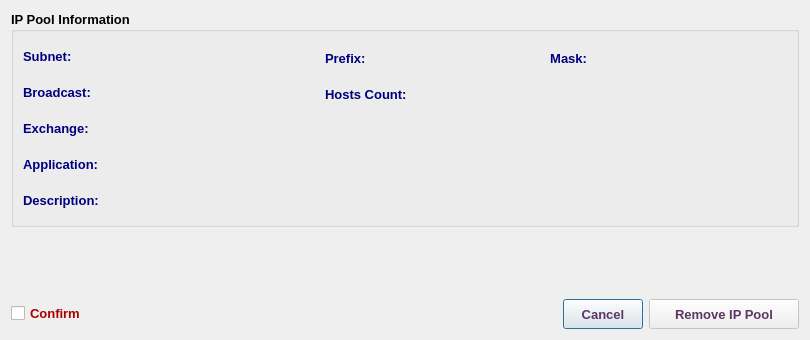
<?xml version="1.0" encoding="UTF-8"?>
<ui version="4.0">
 <class>RemoveIpV4PoolDialog</class>
 <widget class="QDialog" name="RemoveIpV4PoolDialog">
  <property name="geometry">
   <rect>
    <x>0</x>
    <y>0</y>
    <width>810</width>
    <height>340</height>
   </rect>
  </property>
  <property name="minimumSize">
   <size>
    <width>810</width>
    <height>340</height>
   </size>
  </property>
  <property name="maximumSize">
   <size>
    <width>811</width>
    <height>341</height>
   </size>
  </property>
  <property name="font">
   <font>
    <family>Tahoma</family>
    <pointsize>10</pointsize>
   </font>
  </property>
  <property name="windowTitle">
   <string>Remove IP pool</string>
  </property>
  <property name="windowIcon">
   <iconset resource="../../../../../image.qrc">
    <normaloff>:/Image/remove.png</normaloff>:/Image/remove.png</iconset>
  </property>
  <layout class="QVBoxLayout" name="verticalLayout">
   <item>
    <widget class="QGroupBox" name="ipGB">
     <property name="font">
      <font>
       <family>Tahoma</family>
       <pointsize>10</pointsize>
       <weight>75</weight>
       <bold>true</bold>
      </font>
     </property>
     <property name="title">
      <string>IP Pool Information</string>
     </property>
     <layout class="QVBoxLayout" name="verticalLayout_2">
      <item>
       <layout class="QHBoxLayout" name="horizontalLayout_13">
        <item>
         <widget class="QLabel" name="label_7">
          <property name="minimumSize">
           <size>
            <width>110</width>
            <height>30</height>
           </size>
          </property>
          <property name="maximumSize">
           <size>
            <width>110</width>
            <height>30</height>
           </size>
          </property>
          <property name="font">
           <font>
            <family>Tahoma</family>
            <pointsize>10</pointsize>
            <weight>75</weight>
            <bold>true</bold>
           </font>
          </property>
          <property name="styleSheet">
           <string notr="true">color: rgb(0, 0, 127);</string>
          </property>
          <property name="text">
           <string>Subnet:</string>
          </property>
         </widget>
        </item>
        <item>
         <widget class="QLabel" name="subnetLbl">
          <property name="minimumSize">
           <size>
            <width>180</width>
            <height>30</height>
           </size>
          </property>
          <property name="maximumSize">
           <size>
            <width>180</width>
            <height>25</height>
           </size>
          </property>
          <property name="font">
           <font>
            <family>Tahoma</family>
            <pointsize>10</pointsize>
            <weight>75</weight>
            <bold>true</bold>
           </font>
          </property>
          <property name="styleSheet">
           <string notr="true">color: rgb(85, 0, 127);</string>
          </property>
          <property name="text">
           <string/>
          </property>
         </widget>
        </item>
        <item>
         <widget class="QLabel" name="label_10">
          <property name="minimumSize">
           <size>
            <width>80</width>
            <height>30</height>
           </size>
          </property>
          <property name="maximumSize">
           <size>
            <width>80</width>
            <height>25</height>
           </size>
          </property>
          <property name="font">
           <font>
            <family>Tahoma</family>
            <pointsize>10</pointsize>
            <weight>75</weight>
            <bold>true</bold>
           </font>
          </property>
          <property name="styleSheet">
           <string notr="true">color: rgb(0, 0, 127);</string>
          </property>
          <property name="text">
           <string>Prefix:</string>
          </property>
          <property name="alignment">
           <set>Qt::AlignLeading|Qt::AlignLeft|Qt::AlignVCenter</set>
          </property>
         </widget>
        </item>
        <item>
         <widget class="QLabel" name="prefixLbl">
          <property name="minimumSize">
           <size>
            <width>50</width>
            <height>25</height>
           </size>
          </property>
          <property name="maximumSize">
           <size>
            <width>50</width>
            <height>25</height>
           </size>
          </property>
          <property name="font">
           <font>
            <family>Tahoma</family>
            <pointsize>10</pointsize>
            <weight>75</weight>
            <bold>true</bold>
           </font>
          </property>
          <property name="styleSheet">
           <string notr="true">color: rgb(85, 0, 127);</string>
          </property>
          <property name="text">
           <string/>
          </property>
          <property name="wordWrap">
           <bool>true</bool>
          </property>
         </widget>
        </item>
        <item>
         <widget class="QLabel" name="label_9">
          <property name="minimumSize">
           <size>
            <width>120</width>
            <height>30</height>
           </size>
          </property>
          <property name="maximumSize">
           <size>
            <width>120</width>
            <height>25</height>
           </size>
          </property>
          <property name="font">
           <font>
            <family>Tahoma</family>
            <pointsize>10</pointsize>
            <weight>75</weight>
            <bold>true</bold>
           </font>
          </property>
          <property name="styleSheet">
           <string notr="true">color: rgb(0, 0, 127);</string>
          </property>
          <property name="text">
           <string>Mask:</string>
          </property>
          <property name="alignment">
           <set>Qt::AlignRight|Qt::AlignTrailing|Qt::AlignVCenter</set>
          </property>
         </widget>
        </item>
        <item>
         <widget class="QLabel" name="maskLbl">
          <property name="minimumSize">
           <size>
            <width>180</width>
            <height>30</height>
           </size>
          </property>
          <property name="maximumSize">
           <size>
            <width>180</width>
            <height>25</height>
           </size>
          </property>
          <property name="font">
           <font>
            <family>Tahoma</family>
            <pointsize>10</pointsize>
            <weight>75</weight>
            <bold>true</bold>
           </font>
          </property>
          <property name="styleSheet">
           <string notr="true">color: rgb(85, 0, 127);</string>
          </property>
          <property name="text">
           <string/>
          </property>
          <property name="wordWrap">
           <bool>true</bool>
          </property>
         </widget>
        </item>
        <item>
         <spacer name="horizontalSpacer_6">
          <property name="font">
           <font>
            <family>Tahoma</family>
            <pointsize>10</pointsize>
           </font>
          </property>
          <property name="orientation">
           <enum>Qt::Horizontal</enum>
          </property>
          <property name="sizeHint" stdset="0">
           <size>
            <width>40</width>
            <height>20</height>
           </size>
          </property>
         </spacer>
        </item>
       </layout>
      </item>
      <item>
       <layout class="QHBoxLayout" name="horizontalLayout_12">
        <item>
         <widget class="QLabel" name="label_11">
          <property name="minimumSize">
           <size>
            <width>110</width>
            <height>30</height>
           </size>
          </property>
          <property name="maximumSize">
           <size>
            <width>110</width>
            <height>30</height>
           </size>
          </property>
          <property name="font">
           <font>
            <family>Tahoma</family>
            <pointsize>10</pointsize>
            <weight>75</weight>
            <bold>true</bold>
           </font>
          </property>
          <property name="styleSheet">
           <string notr="true">color: rgb(0, 0, 127);</string>
          </property>
          <property name="text">
           <string>Broadcast:</string>
          </property>
         </widget>
        </item>
        <item>
         <widget class="QLabel" name="bcLbl">
          <property name="sizePolicy">
           <sizepolicy hsizetype="Expanding" vsizetype="Preferred">
            <horstretch>0</horstretch>
            <verstretch>0</verstretch>
           </sizepolicy>
          </property>
          <property name="minimumSize">
           <size>
            <width>180</width>
            <height>30</height>
           </size>
          </property>
          <property name="maximumSize">
           <size>
            <width>500</width>
            <height>25</height>
           </size>
          </property>
          <property name="font">
           <font>
            <family>Tahoma</family>
            <pointsize>10</pointsize>
            <weight>75</weight>
            <bold>true</bold>
           </font>
          </property>
          <property name="styleSheet">
           <string notr="true">color: rgb(85, 0, 127);</string>
          </property>
          <property name="text">
           <string/>
          </property>
          <property name="wordWrap">
           <bool>true</bool>
          </property>
         </widget>
        </item>
        <item>
         <widget class="QLabel" name="label_12">
          <property name="minimumSize">
           <size>
            <width>130</width>
            <height>30</height>
           </size>
          </property>
          <property name="maximumSize">
           <size>
            <width>130</width>
            <height>25</height>
           </size>
          </property>
          <property name="font">
           <font>
            <family>Tahoma</family>
            <pointsize>10</pointsize>
            <weight>75</weight>
            <bold>true</bold>
           </font>
          </property>
          <property name="styleSheet">
           <string notr="true">color: rgb(0, 0, 127);</string>
          </property>
          <property name="text">
           <string>Hosts Count:  </string>
          </property>
          <property name="alignment">
           <set>Qt::AlignLeading|Qt::AlignLeft|Qt::AlignVCenter</set>
          </property>
         </widget>
        </item>
        <item>
         <widget class="QLabel" name="hostLbl">
          <property name="minimumSize">
           <size>
            <width>150</width>
            <height>30</height>
           </size>
          </property>
          <property name="maximumSize">
           <size>
            <width>150</width>
            <height>25</height>
           </size>
          </property>
          <property name="font">
           <font>
            <family>Tahoma</family>
            <pointsize>10</pointsize>
            <weight>75</weight>
            <bold>true</bold>
           </font>
          </property>
          <property name="styleSheet">
           <string notr="true">color: rgb(85, 0, 127);</string>
          </property>
          <property name="text">
           <string/>
          </property>
          <property name="wordWrap">
           <bool>true</bool>
          </property>
         </widget>
        </item>
        <item>
         <spacer name="horizontalSpacer_2">
          <property name="orientation">
           <enum>Qt::Horizontal</enum>
          </property>
          <property name="sizeHint" stdset="0">
           <size>
            <width>40</width>
            <height>20</height>
           </size>
          </property>
         </spacer>
        </item>
       </layout>
      </item>
      <item>
       <layout class="QHBoxLayout" name="horizontalLayout_6">
        <item>
         <widget class="QLabel" name="label_4">
          <property name="minimumSize">
           <size>
            <width>110</width>
            <height>30</height>
           </size>
          </property>
          <property name="maximumSize">
           <size>
            <width>110</width>
            <height>30</height>
           </size>
          </property>
          <property name="font">
           <font>
            <family>Tahoma</family>
            <pointsize>10</pointsize>
            <weight>75</weight>
            <bold>true</bold>
           </font>
          </property>
          <property name="styleSheet">
           <string notr="true">color: rgb(0, 0, 127);</string>
          </property>
          <property name="text">
           <string>Exchange:</string>
          </property>
         </widget>
        </item>
        <item>
         <widget class="QLabel" name="abbrLbl">
          <property name="minimumSize">
           <size>
            <width>500</width>
            <height>30</height>
           </size>
          </property>
          <property name="maximumSize">
           <size>
            <width>8000</width>
            <height>30</height>
           </size>
          </property>
          <property name="font">
           <font>
            <family>Tahoma</family>
            <pointsize>10</pointsize>
            <weight>75</weight>
            <bold>true</bold>
           </font>
          </property>
          <property name="styleSheet">
           <string notr="true">color: rgb(85, 0, 127);</string>
          </property>
          <property name="text">
           <string/>
          </property>
          <property name="alignment">
           <set>Qt::AlignLeading|Qt::AlignLeft|Qt::AlignVCenter</set>
          </property>
          <property name="wordWrap">
           <bool>true</bool>
          </property>
         </widget>
        </item>
       </layout>
      </item>
      <item>
       <layout class="QHBoxLayout" name="horizontalLayout_8">
        <item>
         <widget class="QLabel" name="label_6">
          <property name="minimumSize">
           <size>
            <width>110</width>
            <height>30</height>
           </size>
          </property>
          <property name="maximumSize">
           <size>
            <width>110</width>
            <height>30</height>
           </size>
          </property>
          <property name="font">
           <font>
            <family>Tahoma</family>
            <pointsize>10</pointsize>
            <weight>75</weight>
            <bold>true</bold>
           </font>
          </property>
          <property name="styleSheet">
           <string notr="true">color: rgb(0, 0, 127);</string>
          </property>
          <property name="text">
           <string>Application:</string>
          </property>
         </widget>
        </item>
        <item>
         <widget class="QLabel" name="appLbl">
          <property name="minimumSize">
           <size>
            <width>500</width>
            <height>30</height>
           </size>
          </property>
          <property name="maximumSize">
           <size>
            <width>8000</width>
            <height>30</height>
           </size>
          </property>
          <property name="font">
           <font>
            <family>Tahoma</family>
            <pointsize>10</pointsize>
            <weight>75</weight>
            <bold>true</bold>
           </font>
          </property>
          <property name="styleSheet">
           <string notr="true">color: rgb(85, 0, 127);</string>
          </property>
          <property name="text">
           <string/>
          </property>
          <property name="alignment">
           <set>Qt::AlignLeading|Qt::AlignLeft|Qt::AlignVCenter</set>
          </property>
          <property name="wordWrap">
           <bool>true</bool>
          </property>
         </widget>
        </item>
       </layout>
      </item>
      <item>
       <layout class="QHBoxLayout" name="horizontalLayout_7">
        <item>
         <widget class="QLabel" name="label_5">
          <property name="minimumSize">
           <size>
            <width>110</width>
            <height>30</height>
           </size>
          </property>
          <property name="maximumSize">
           <size>
            <width>110</width>
            <height>30</height>
           </size>
          </property>
          <property name="font">
           <font>
            <family>Tahoma</family>
            <pointsize>10</pointsize>
            <weight>75</weight>
            <bold>true</bold>
           </font>
          </property>
          <property name="styleSheet">
           <string notr="true">color: rgb(0, 0, 127);</string>
          </property>
          <property name="text">
           <string>Description:</string>
          </property>
         </widget>
        </item>
        <item>
         <widget class="QLabel" name="descLbl">
          <property name="minimumSize">
           <size>
            <width>600</width>
            <height>30</height>
           </size>
          </property>
          <property name="maximumSize">
           <size>
            <width>8000</width>
            <height>30</height>
           </size>
          </property>
          <property name="font">
           <font>
            <family>Tahoma</family>
            <pointsize>10</pointsize>
            <weight>75</weight>
            <bold>true</bold>
           </font>
          </property>
          <property name="styleSheet">
           <string notr="true">color: rgb(85, 0, 127);</string>
          </property>
          <property name="text">
           <string/>
          </property>
          <property name="alignment">
           <set>Qt::AlignLeading|Qt::AlignLeft|Qt::AlignVCenter</set>
          </property>
          <property name="wordWrap">
           <bool>true</bool>
          </property>
         </widget>
        </item>
       </layout>
      </item>
     </layout>
    </widget>
   </item>
   <item>
    <widget class="QLabel" name="infoLbl">
     <property name="minimumSize">
      <size>
       <width>200</width>
       <height>30</height>
      </size>
     </property>
     <property name="maximumSize">
      <size>
       <width>16777215</width>
       <height>30</height>
      </size>
     </property>
     <property name="font">
      <font>
       <family>Tahoma</family>
       <pointsize>10</pointsize>
       <weight>75</weight>
       <bold>true</bold>
      </font>
     </property>
     <property name="styleSheet">
      <string notr="true">color: rgb(170, 0, 0);</string>
     </property>
     <property name="text">
      <string/>
     </property>
     <property name="wordWrap">
      <bool>true</bool>
     </property>
    </widget>
   </item>
   <item>
    <spacer name="verticalSpacer">
     <property name="font">
      <font>
       <family>Tahoma</family>
       <pointsize>10</pointsize>
      </font>
     </property>
     <property name="orientation">
      <enum>Qt::Vertical</enum>
     </property>
     <property name="sizeHint" stdset="0">
      <size>
       <width>20</width>
       <height>42</height>
      </size>
     </property>
    </spacer>
   </item>
   <item>
    <layout class="QHBoxLayout" name="horizontalLayout">
     <item>
      <widget class="QCheckBox" name="checkBox">
       <property name="font">
        <font>
         <family>Tahoma</family>
         <pointsize>10</pointsize>
         <weight>75</weight>
         <bold>true</bold>
        </font>
       </property>
       <property name="styleSheet">
        <string notr="true">color: rgb(170, 0, 0);</string>
       </property>
       <property name="text">
        <string>Confirm</string>
       </property>
      </widget>
     </item>
     <item>
      <spacer name="horizontalSpacer">
       <property name="font">
        <font>
         <family>Tahoma</family>
         <pointsize>10</pointsize>
        </font>
       </property>
       <property name="orientation">
        <enum>Qt::Horizontal</enum>
       </property>
       <property name="sizeHint" stdset="0">
        <size>
         <width>40</width>
         <height>20</height>
        </size>
       </property>
      </spacer>
     </item>
     <item>
      <widget class="QPushButton" name="cancelBtn">
       <property name="sizePolicy">
        <sizepolicy hsizetype="Preferred" vsizetype="Preferred">
         <horstretch>0</horstretch>
         <verstretch>0</verstretch>
        </sizepolicy>
       </property>
       <property name="minimumSize">
        <size>
         <width>80</width>
         <height>30</height>
        </size>
       </property>
       <property name="maximumSize">
        <size>
         <width>150</width>
         <height>30</height>
        </size>
       </property>
       <property name="font">
        <font>
         <family>Tahoma</family>
         <pointsize>10</pointsize>
         <weight>75</weight>
         <bold>true</bold>
        </font>
       </property>
       <property name="styleSheet">
        <string notr="true">color: rgb(92, 53, 102);</string>
       </property>
       <property name="text">
        <string>Cancel</string>
       </property>
      </widget>
     </item>
     <item>
      <widget class="QPushButton" name="okBtn">
       <property name="enabled">
        <bool>false</bool>
       </property>
       <property name="sizePolicy">
        <sizepolicy hsizetype="Preferred" vsizetype="Preferred">
         <horstretch>0</horstretch>
         <verstretch>0</verstretch>
        </sizepolicy>
       </property>
       <property name="minimumSize">
        <size>
         <width>150</width>
         <height>30</height>
        </size>
       </property>
       <property name="maximumSize">
        <size>
         <width>250</width>
         <height>30</height>
        </size>
       </property>
       <property name="font">
        <font>
         <family>Tahoma</family>
         <pointsize>10</pointsize>
         <weight>75</weight>
         <bold>true</bold>
        </font>
       </property>
       <property name="styleSheet">
        <string notr="true">color: rgb(92, 53, 102);</string>
       </property>
       <property name="text">
        <string>Remove IP Pool</string>
       </property>
       <property name="icon">
        <iconset resource="../../../../../image.qrc">
         <normaloff>:/Image/remove.png</normaloff>:/Image/remove.png</iconset>
       </property>
       <property name="iconSize">
        <size>
         <width>20</width>
         <height>20</height>
        </size>
       </property>
      </widget>
     </item>
    </layout>
   </item>
  </layout>
 </widget>
 <tabstops>
  <tabstop>checkBox</tabstop>
  <tabstop>okBtn</tabstop>
  <tabstop>cancelBtn</tabstop>
 </tabstops>
 <resources>
  <include location="../../../../../image.qrc"/>
 </resources>
 <connections/>
</ui>
